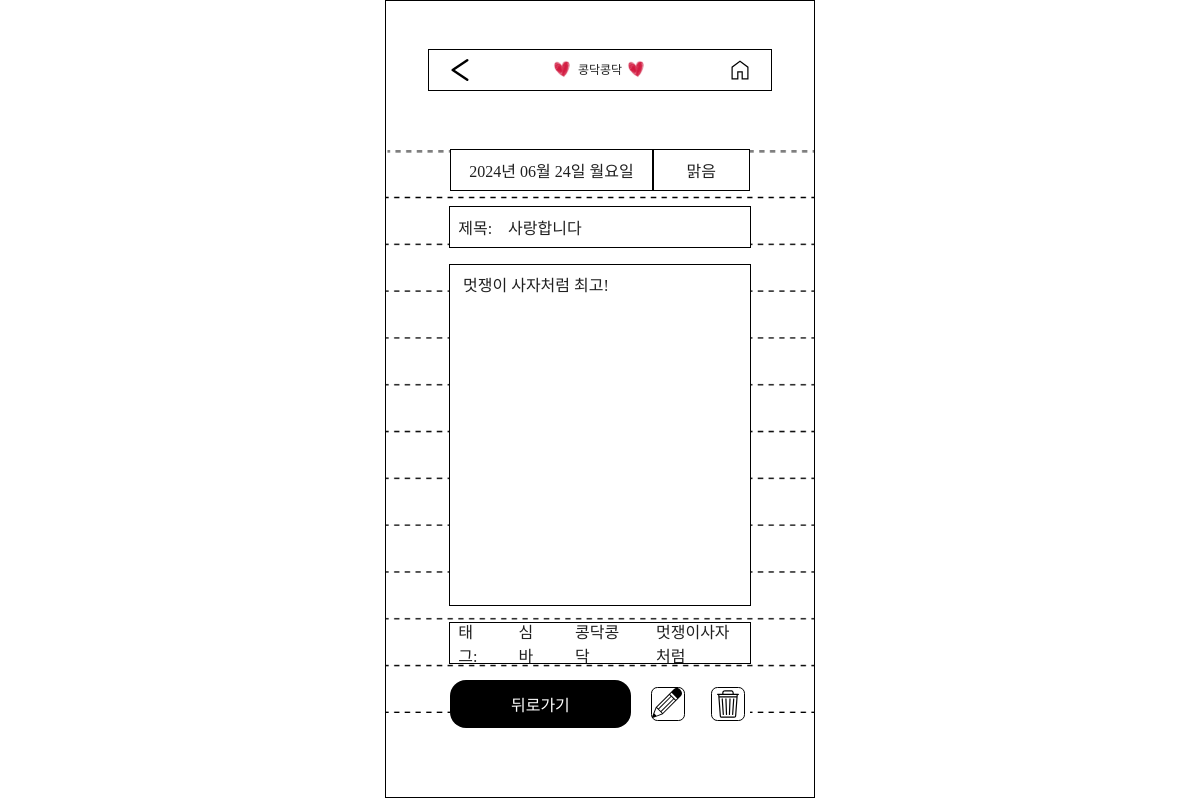
Page /category/b/신공학관/post/2/?next=/all_posts/ (signed in) on the committed database.
### main/models.py (models this page shows, shortened)
class Post(models.Model):
    WEATHER_CHOICES = [
        ('sunny', '맑음'),
        ('cloudy', '흐림'),
        ('rainy', '비'),
        ('snowy', '눈'),
    ]
    title = models.CharField(max_length=200)
    content = models.TextField()
    category = models.CharField(max_length=50)
    subcategory = models.CharField(max_length=50)
    author = models.ForeignKey(User, on_delete=models.CASCADE)
    created_at = models.DateTimeField(auto_now_add=True)
    weather = models.CharField(max_length=10, choices=WEATHER_CHOICES, default='sunny')
    tags = models.ManyToManyField(Tag, related_name='posts', blank=True)
    bookmark = models.ManyToManyField(User, related_name='bookmark', blank=True)

class Tag(models.Model):
    name = models.CharField(max_length=30, null=False, blank=False)

### main/views.py (the view)
# urls.py: path('category/<str:category>/<str:subcategory>/post/<int:post_id>/', views.post_detail, name='post_detail'),
@login_required
def post_detail(request, category, subcategory, post_id):
    post = get_object_or_404(Post, id=post_id, category=category, subcategory=subcategory)
    return render(request, 'main/post_detail.html', {'post': post, 'next': request.GET.get('next')})

### main/templates/main/post_detail.html (shortened to what this page needs)
{% extends 'base.html' %} {% block content %} {% include 'shared/_topnav.html'%}
{% load static %}
<link
  rel="stylesheet"
  type="text/css"
  href="{% static 'css/post_detail.css'%}"
/>
<div class="edit_container">
  <div class="edit_frame1">
    <div>{{ post.created_at|date:"Y년 m월 d일 l" }}</div>
    <div>{{post.weather}}</div>
  </div>
  <div class="edit_title">
    <div>제목:</div>
    <div>{{post.title}}</div>
  </div>
  <div name="content" id="edit_textarea">
    <div>{{post.content}}</div>
  </div>
  <div class="edit_frame2">
    <div>태그:</div>
    {% for tag in post.tags.all %}
    <div>{{ tag.name }}</div>
    {% endfor %}
  </div>
  <div class="edit_frame3">
    <div id="back_edit">뒤로가기</div>
    <button id="edit_diary">
    </button>
    <button id="delete_diary">
    </button>
  </div>
</div>
{% endblock %}

### project/static/css/base/index.css (style rules this page uses)
html, body { margin: 0; }
html { background-color: white; font-size: 16px; display: flex; justify-content: center; padding: 0; min-height: 100svh; }
body { width: 430px; height: 99.5svh; }
* { font-family: "Sagak-sagak" !important; }
button { cursor: pointer; }

### project/static/css/post_detail.css (style rules this page uses)
.edit_container { display: flex; flex-direction: column; align-items: center; justify-content: center; width: 100%; height: 85vh; background-image: url("../assets/images/diary.png"); background-repeat: no-repeat; background-position: center; background-size: contain; gap: 1rem; }
.edit_frame1 { display: flex; flex-direction: row; justify-content: center; align-items: center; margin-top: 1rem; width: 70%; height: 2.5rem; background: #fff; font-size: 1rem; line-height: normal; }
.edit_frame1 div { display: flex; align-items: center; justify-content: center; border: 1px solid #000; padding: 0.5rem; }
.edit_frame1 > div:nth-child(1) { width: 70%; }
.edit_frame1 > div:nth-child(2) { width: 30%; }
.edit_title { display: flex; flex-direction: row; justify-content: flex-start; align-items: center; width: 70%; height: 2.5rem; background: #fff; font-size: 1rem; line-height: normal; border: 1px solid #000; }
.edit_title div { padding: 0.5rem; }
#edit_textarea { width: 70%; height: 50%; border: 1px solid #000; background-color: #fff; font-size: 1rem; display: flex; justify-content: flex-start; }
#edit_textarea div { padding: 0.8rem; }
.edit_frame2 { display: flex; flex-direction: row; justify-content: flex-start; align-items: center; width: 70%; height: 2.5rem; background: #fff; font-size: 1rem; font-style: normal; font-weight: 400; line-height: normal; border: 1px solid #000; gap: 1rem; }
.edit_frame2 > div { padding: 0.5rem; }
.edit_frame3 { display: flex; flex-direction: row; justify-content: flex-start; align-items: center; width: 70%; height: 3rem; background: #fff; font-size: 1rem; line-height: normal; position: relative; gap: 1rem; }
#back_edit { display: flex; justify-content: center; align-items: center; flex: 3; height: 100%; border-radius: 1rem; background-color: black; color: white; }
#edit_diary, #delete_diary { flex: 0.4; padding: 0; border: solid 1px black; display: flex; align-items: center; justify-content: center; background: none; box-sizing: border-box; border-radius: 0.4rem; margin: 0.3rem; }

### rows in the picture
Post: created_at "2024년 06월 24일 월요일", weather "맑음", title "사랑합니다", content "멋쟁이 사자처럼 최고!"
Tag: name "심바"
Tag: name "콩닥콩닥"
Tag: name "멋쟁이사자처럼"
